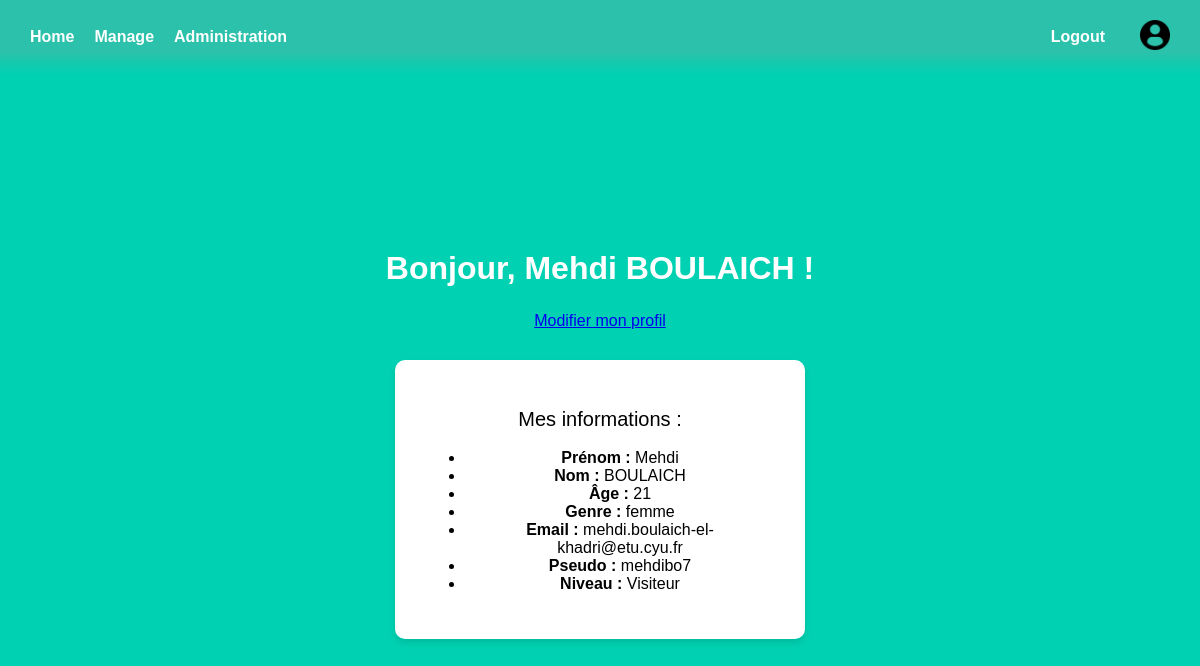
The page /profile (signed in) on the database as committed earlier.
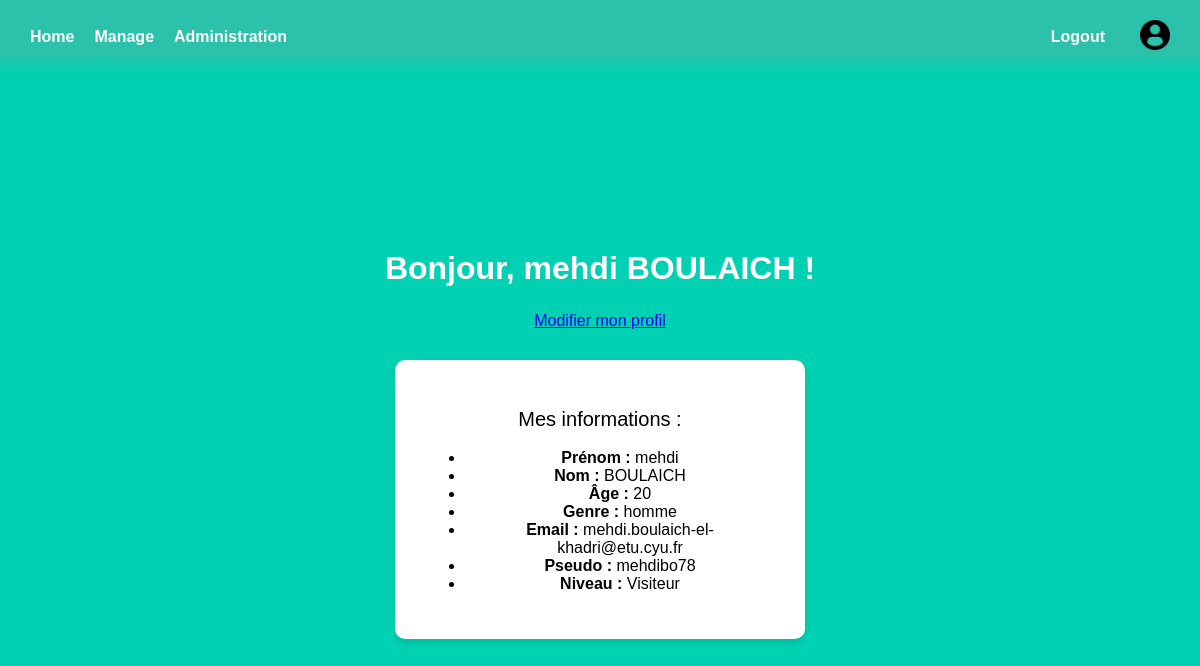
The same page on the database as committed later.
### models.py (models this page shows)
class User(UserMixin, db.Model):
    id = db.Column(db.Integer, primary_key=True) # clé primiaire obligatoire pour SQLAlchemy
    email = db.Column(db.String(100), unique=True, index=True)
    pseudo = db.Column(db.String(100), unique=True, index=True)
    password = db.Column(db.String(100))
    lastname = db.Column(db.String(1000))
    firstname = db.Column(db.String(100))
    level = db.Column(db.String, default="Visiteur")
    age = db.Column(db.Integer)
    gender = db.Column(db.String(100))

### main.py (the view)
@main.route('/profile')
@login_required
def profile():
    user = current_user
    return render_template('profile.html', user=user)

### templates/profile.html
{% extends "base.html" %}
{% block content %}
    <h1 class="title is-3">
        Bonjour, {{ user.firstname }} {{ user.lastname }} !
    </h1>
    <a href="{{ url_for('main.update_profile') }}" class="button is-link is-small">Modifier mon profil</a>
    <div class="box" style="max-width: 500px; margin: 30px auto;">
        <h2 class="subtitle is-4" style="color: black;">Mes informations :</h2>
        <ul class="has-text-left">
            <li><strong>Prénom :</strong> {{ user.firstname }}</li>
            <li><strong>Nom :</strong> {{ user.lastname }}</li>
            <li><strong>Âge :</strong> {{ user.age }}</li>
            <li><strong>Genre :</strong> {{ user.gender }}</li>
            <li><strong>Email :</strong> {{ user.email }}</li>
            <li><strong>Pseudo :</strong> {{ user.pseudo }}</li>
            <li><strong>Niveau :</strong> {{ user.level }}</li>
        </ul>
    </div>
{% endblock %}

### templates/base.html (shortened to what this page needs)
<!DOCTYPE html>
<html lang="fr">
<head>
    <link rel="stylesheet" href="{{ url_for('static', filename='styles/base2.css') }}" />
</head>
<body>
    <section class="hero is-primary is-fullheight">
        <div class="hero-head">
            <nav class="navbar">
                <div class="container">
                    <div class="navbar-start">
                        <a href="{{ url_for('main.index') }}" class="navbar-item">Home</a>
                        {% if current_user.is_authenticated %}
                            <a href="{{ url_for('main.manage') }}" class="navbar-item">Manage</a>
                            <a href="{{ url_for('main.admin') }}" class="navbar-item">Administration</a>
                        {% endif %}
                    </div>
                    <div class="navbar-end">
                        {% if current_user.is_authenticated %}
                        <a href="{{ url_for('auth.logout') }}" class="navbar-item">Logout</a>
                            <a href="{{ url_for('main.profile') }}" class="navbar-item">
                                <img src="{{ url_for('static', filename='utilisateur-de-profil.png') }}" alt="Profil"  width="30" height="30">
                            </a>
                        {% else %}
                            <a href="{{ url_for('auth.login') }}" class="navbar-item">Login</a>
                            <a href="{{ url_for('auth.signup') }}" class="navbar-item">Sign Up</a>
                        {% endif %}
                    </div>
                </div>
            </nav>
        </div>
        <div class="hero-body">
            <div class="container has-text-centered">
                {% block content %}
                {% endblock %}
            </div>
        </div>
    </section>
</body>
</html>

### static/styles/base2.css (style rules this page uses)
html, body { height: 100%; margin: 0; font-family: 'Arial', sans-serif; background-color: #00d1b2; color: rgb(0, 0, 0); text-align: center; }
.navbar { display: flex; justify-content: space-between; align-items: center; background-color: #2bc1aa; padding: 10px 20px; -webkit-mask-image: linear-gradient(to bottom, rgba(0, 0, 0, 1) 70%, rgba(0, 0, 0, 0)); mask-image: linear-gradient(to bottom, rgba(0, 0, 0, 1) 70%, rgba(0, 0, 0, 0)); }
.navbar .container { display: flex; width: 100%; justify-content: space-between; align-items: center; }
.navbar-start { display: flex; align-items: center; }
.navbar-end { display: flex; align-items: center; gap: 15px; }
.navbar-item { color: white !important; font-weight: bold; text-decoration: none; padding: 10px; }
.hero-body { display: flex; flex-direction: column; justify-content: center; align-items: center; height: calc(100vh - 56px); width: 100%; box-sizing: border-box; }
.box { background: white; padding: 30px; border-radius: 10px; box-shadow: 0px 4px 6px rgba(0, 0, 0, 0.1); width: 350px; text-align: center; }
.title { color: white; font-size: 2rem; font-weight: 600; line-height: 1.125 }
.subtitle { color: #eaeaea; font-size: 1.25rem; font-weight: 400; line-height: 1.25 }

Rows that differ between the two databases and show on the page:
changed User "BOULAICH": firstname "Mehdi" → "mehdi"; age "21" → "20"; gender "femme" → "homme"; pseudo "mehdibo7" → "mehdibo78"
